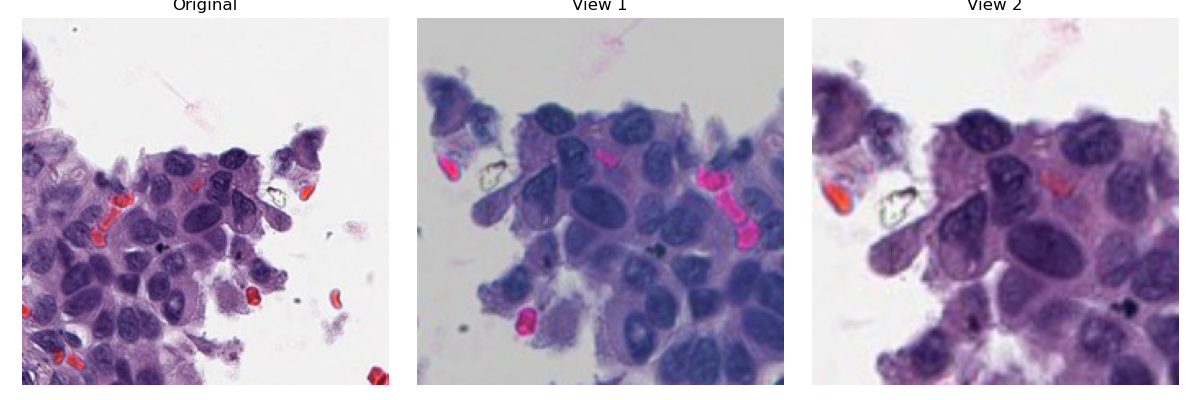
#> input picture image/14_92_visualization.png, 1200 x 400 px; its folder holds only this picture in this run
$ python -i deepzoom_tiler.py   (imports and definitions only)
#> lines starting #> are read from the running program, lines starting #| are printed output that depends on the picture
import json
from multiprocessing import Process, JoinableQueue
import argparse
import os
import re
import shutil
import sys
import glob
import numpy as np
import math
from unicodedata import normalize
from skimage import io
from skimage.color import rgb2hsv
from skimage.util import img_as_ubyte
from skimage import filters
from PIL import Image, ImageFilter, ImageStat

Image.MAX_IMAGE_PIXELS = None

import openslide
from openslide import open_slide, ImageSlide
from openslide.deepzoom import DeepZoomGenerator

VIEWER_SLIDE_NAME = 'slide'

class TileWorker(Process):
    """A child process that generates and writes tiles."""

    # [48 lines left out: functions __init__, run, _get_dz, not called in this run]


class DeepZoomImageTiler(object):
    """Handles generation of tiles and metadata for a single image."""

    # [9 lines left out: function __init__, not called in this run]

    def run(self):
        self._write_tiles()

    # [30 lines left out: functions _write_tiles, _tile_done, not called in this run]


class DeepZoomStaticTiler(object):
    """Handles generation of tiles and metadata for all images in a slide."""

    # [17 lines left out: function __init__, not called in this run]

    def run(self):
        self._run_image()
        self._shutdown()

    # [46 lines left out: functions _run_image, _url_for, _copydir, _slugify, _shutdown, not called in this run]

def nested_patches(img_slide, out_base, level=(0,), ext='jpeg'):
    print('\n Organizing patches')
    img_name = img_slide.split(os.sep)[-1].split('.')[0]
    img_class = img_slide.split(os.sep)[2]
    n_levels = len(glob.glob('WSI_temp_files/*'))
    bag_path = os.path.join(out_base, img_class, img_name)
    os.makedirs(bag_path, exist_ok=True)
    if len(level)==1:
        patches = glob.glob(os.path.join('WSI_temp_files', '*', '*.'+ext))
        for i, patch in enumerate(patches):
            patch_name = patch.split(os.sep)[-1]
            shutil.move(patch, os.path.join(bag_path, patch_name))
            sys.stdout.write('\r Patch [%d/%d]' % (i+1, len(patches)))
        print('Done.')
    else:
        level_factor = 2**int(level[1]-level[0])
        levels = [int(os.path.basename(i)) for i in glob.glob(os.path.join('WSI_temp_files', '*'))]
        levels.sort()
        low_patches = glob.glob(os.path.join('WSI_temp_files', str(levels[0]), '*.'+ext))
        for i, low_patch in enumerate(low_patches):
            low_patch_name = low_patch.split(os.sep)[-1]
            shutil.move(low_patch, os.path.join(bag_path, low_patch_name))
            low_patch_folder = low_patch_name.split('.')[0]
            high_patch_path = os.path.join(bag_path, low_patch_folder)
            os.makedirs(high_patch_path, exist_ok=True)
            low_x = int(low_patch_folder.split('_')[0])
            low_y = int(low_patch_folder.split('_')[1])
            high_x_list = list( range(low_x*level_factor, (low_x+1)*level_factor) )
            high_y_list = list( range(low_y*level_factor, (low_y+1)*level_factor) )
            for x_pos in high_x_list:
                for y_pos in high_y_list:
                    high_patch = glob.glob(os.path.join('WSI_temp_files', str(levels[1]), '{}_{}.'.format(x_pos, y_pos)+ext))
                    if len(high_patch)!=0:
                        high_patch = high_patch[0]
                        shutil.move(high_patch, os.path.join(bag_path, low_patch_folder, high_patch.split(os.sep)[-1]))
            try:
                os.rmdir(os.path.join(bag_path, low_patch_folder))
                os.remove(low_patch)
            except:
                pass
            sys.stdout.write('\r Patch [%d/%d]' % (i+1, len(low_patches)))
        print('Done.')

# [31 lines not run here, left out]

>>> import cv2
>>> picture = cv2.imread('image/14_92_visualization.png', cv2.IMREAD_GRAYSCALE)
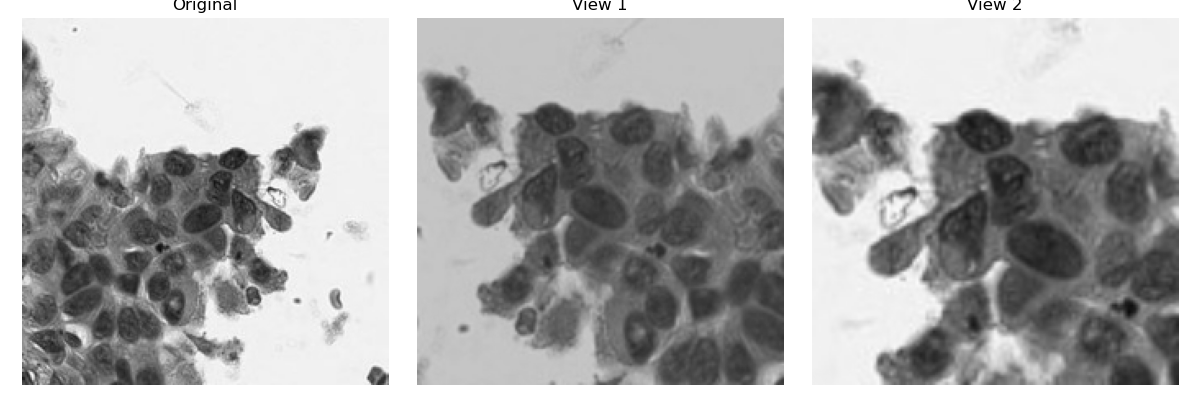
#> picture: shape (400, 1200); min 0, max 255, mean 173.9
>>> result = nested_patches(picture, 'out.png')
#> (the run stopped early here; a loop or call above may not have finished)
